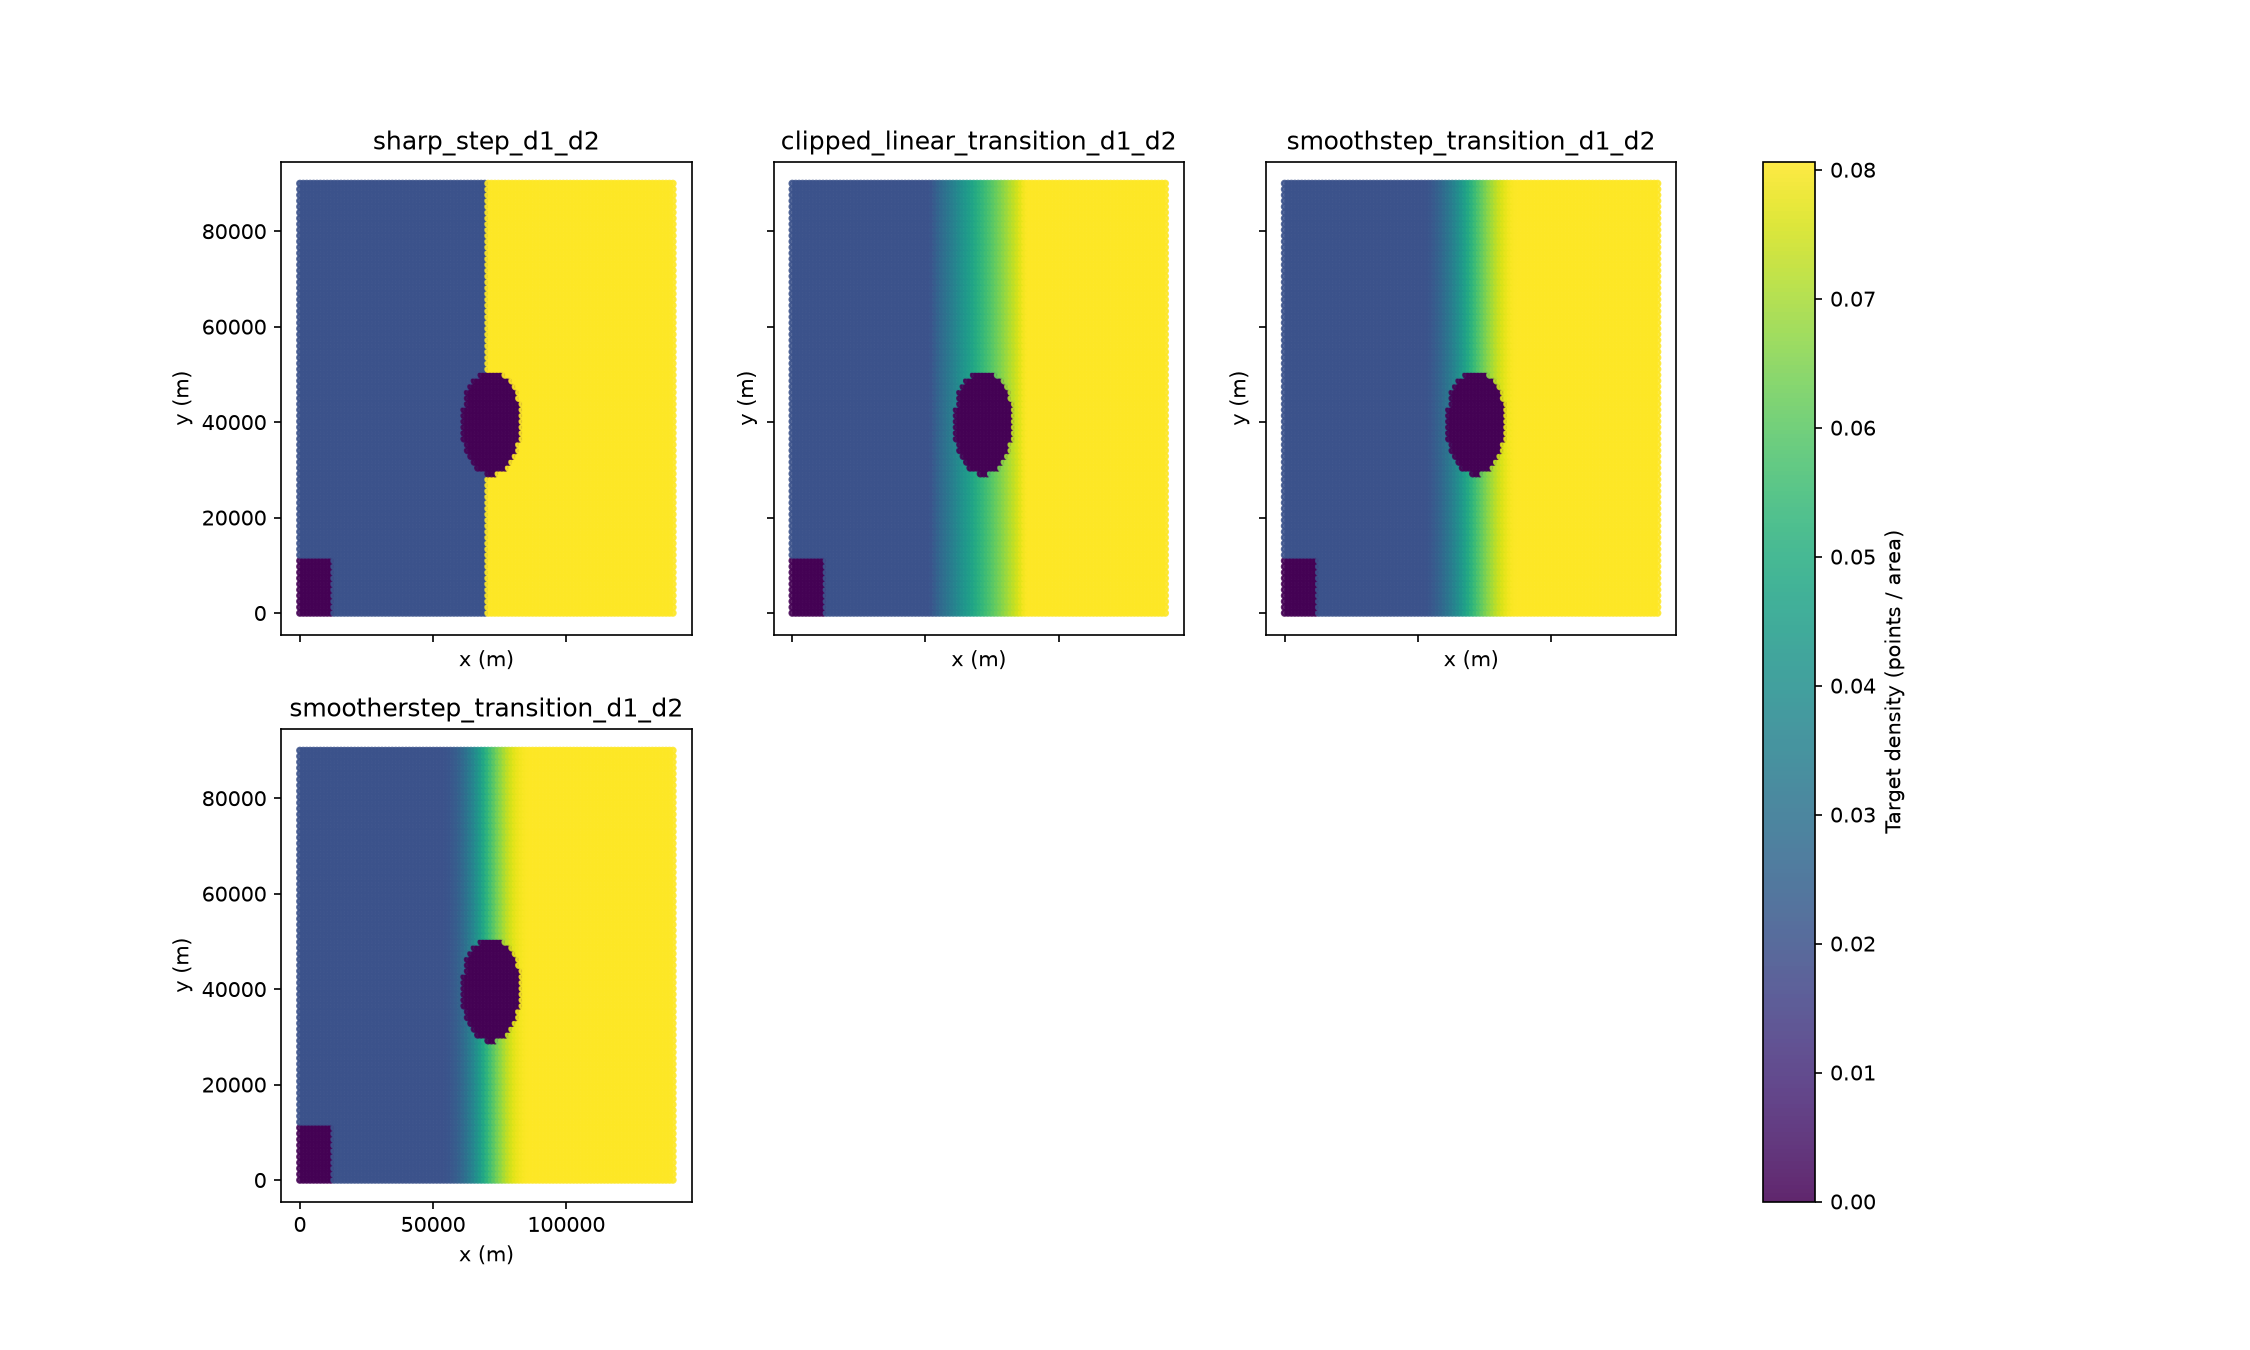

Python code for this plot:
from __future__ import annotations

import numpy as np

from wave_sampling.density.field import DensityField
from wave_sampling.density.modifiers import (
    clipped_linear_transition,
    compose_positive_factors,
    smoothstep,
    smootherstep,
)


def build_modifier_density_variants(
    n_points: int,
    nx: int = 110,
    ny: int = 75,
    d1: float = 0.6,
    d2: float = 2.4,
    variant_names: list[str] | None = None,
) -> dict[str, DensityField]:
    """Create transition-based DensityField variants from soft modifiers.

    The hard feasible mask is shared by all variants.

    Each variant starts from the same conceptual two-region preference with
    region weights d1 and d2 and differs only by how the transition between
    regions is represented (sharp step, clipped linear, smoothstep, smootherstep)
    before normalization to the same integrated mass.
    """
    if n_points < 0:
        raise ValueError("n_points must be >= 0")
    if d1 <= 0.0 or d2 <= 0.0:
        raise ValueError("d1 and d2 must be strictly positive")

    x_m = np.linspace(0.0, 140_000.0, nx)
    y_m = np.linspace(0.0, 90_000.0, ny)
    xx_m, yy_m = np.meshgrid(x_m, y_m)
    coordinates_m = np.column_stack([xx_m.ravel(), yy_m.ravel()])

    hole_cx_m, hole_cy_m, hole_r_m = 72_000.0, 40_000.0, 11_000.0
    dist2_hole_m2 = (coordinates_m[:, 0] - hole_cx_m) ** 2 + (
        coordinates_m[:, 1] - hole_cy_m
    ) ** 2
    hard_hole = dist2_hole_m2 <= hole_r_m**2
    hard_corner = (coordinates_m[:, 0] < 12_000.0) & (coordinates_m[:, 1] < 12_000.0)
    feasible_mask = ~(hard_hole | hard_corner)

    x_coord_m = coordinates_m[:, 0]

    # Transition from region-1 weight d1 (west side) to region-2 weight d2 (east side).
    sharp_boundary_m = 70_000.0
    transition_start_m = 52_000.0
    transition_end_m = 88_000.0

    base = np.ones(coordinates_m.shape[0], dtype=float)

    sharp_step = np.where(x_coord_m < sharp_boundary_m, d1, d2)
    linear_transition = d1 + (d2 - d1) * clipped_linear_transition(
        x_coord_m,
        transition_start_m,
        transition_end_m,
    )
    smooth_transition = d1 + (d2 - d1) * smoothstep(
        x_coord_m,
        transition_start_m,
        transition_end_m,
    )
    smoother_transition = d1 + (d2 - d1) * smootherstep(
        x_coord_m,
        transition_start_m,
        transition_end_m,
    )

    variant_shape_values: dict[str, np.ndarray] = {
        "sharp_step_d1_d2": compose_positive_factors(base, sharp_step),
        "clipped_linear_transition_d1_d2": compose_positive_factors(
            base,
            linear_transition,
        ),
        "smoothstep_transition_d1_d2": compose_positive_factors(
            base,
            smooth_transition,
        ),
        "smootherstep_transition_d1_d2": compose_positive_factors(
            base,
            smoother_transition,
        ),
    }

    if variant_names is None:
        selected_names = list(variant_shape_values.keys())
    else:
        selected_names = list(variant_names)

    unknown = [name for name in selected_names if name not in variant_shape_values]
    if unknown:
        raise ValueError(f"Unknown variant_names: {unknown}")

    variants: dict[str, DensityField] = {}
    for name in selected_names:
        variants[name] = DensityField.from_shape(
            coordinates=coordinates_m,
            shape_values=variant_shape_values[name],
            feasible_mask=feasible_mask,
            n_points=n_points,
        )

    return variants


def main() -> None:
    n_points = 400
    variants = build_modifier_density_variants(n_points=n_points)

    print(
        "Density modifier variants (same hard constraints, different soft preferences)"
    )
    for name, field in variants.items():
        print(
            f"{name}: integrated_mass={field.integrated_mass:.6f}, "
            f"feasible_count={int(np.sum(field.feasible_mask))}"
        )

    try:
        import matplotlib.pyplot as plt
    except ImportError as exc:
        raise RuntimeError(
            "matplotlib is required for plotting this example. "
            "Install with: /bin/python3 -m pip install -e .[plot]"
        ) from exc

    n_cols = 3
    n_rows = int(np.ceil(len(variants) / n_cols))
    fig, axes = plt.subplots(
        n_rows,
        n_cols,
        figsize=(15, 4.5 * n_rows),
        sharex=True,
        sharey=True,
    )
    axes_arr = np.atleast_1d(axes).ravel()

    for ax, (name, field) in zip(axes_arr, variants.items()):
        sc = ax.scatter(
            field.coordinates[:, 0],
            field.coordinates[:, 1],
            c=field.density,
            s=7,
            cmap="viridis",
            alpha=0.85,
        )
        ax.set_title(name)
        ax.set_xlabel("x (m)")
        ax.set_ylabel("y (m)")

    for ax in axes_arr[len(variants) :]:
        ax.axis("off")

    fig.colorbar(sc, ax=axes_arr.tolist(), label="Target density (points / area)")
    backend = plt.get_backend().lower()
    if "agg" in backend:
        output_path = "examples/modifier_effects.png"
        fig.savefig(output_path, dpi=150)
        print(f"Saved plot to {output_path}")
    else:
        plt.show()


if __name__ == "__main__":
    main()
